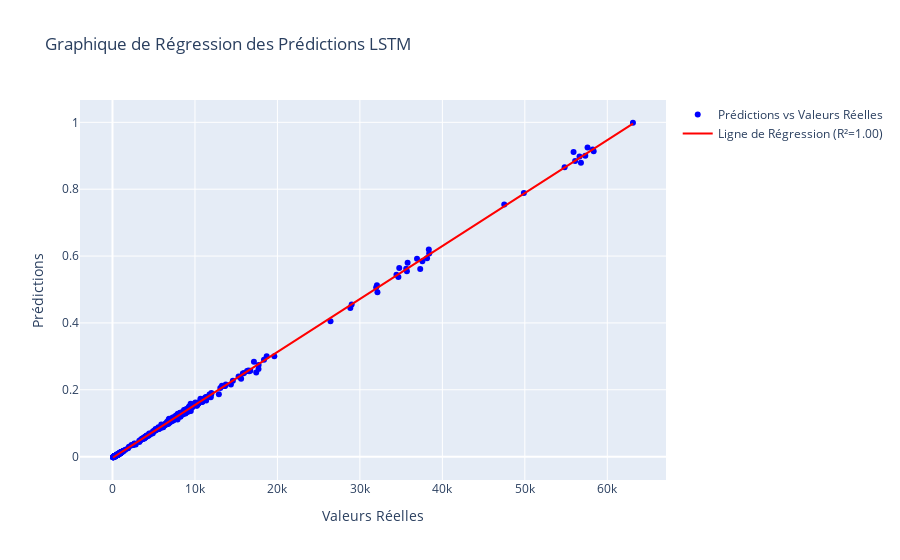

The notebook cell this image was saved under:
### Code cell
init_notebook_mode(connected=True)

# Assurez-vous que 'y_test_true' et 'y_pred' sont déjà définis dans votre espace de noms

# Calcul des points pour la ligne de régression
slope, intercept, r_value, p_value, std_err = scipy.stats.linregress(y_test_true, y_pred.ravel())
line = slope * np.array(y_test_true) + intercept

# graphique de régression avec un nuage de points et une ligne de régression
trace0 = go.Scatter(
    x=y_test_true,
    y=y_pred.ravel(),
    mode='markers',
    name='Prédictions vs Valeurs Réelles',
    marker=dict(color='blue')
)

trace1 = go.Scatter(
    x=y_test_true,
    y=line,
    mode='lines',
    name=f'Ligne de Régression (R²={r_value**2:.2f})',
    line=dict(color='red')
)

# Mise en page du graphique
layout = go.Layout(
    title='Graphique de Régression des Prédictions LSTM',
    xaxis=dict(title='Valeurs Réelles'),
    yaxis=dict(title='Prédictions'),
    showlegend=True
)

# Création de la figure et ajout  des traces
fig = go.Figure(data=[trace0, trace1], layout=layout)

# Afficher le graphique
iplot(fig)

### Figure 1 — Plotly figure (JSON) as saved in the notebook; plotly's stock layout.template omitted (floating-point values rounded to 4 significant figures; data arrays with more than 128 entries replaced by an {"elided": "..."} marker saying what was removed)
{"data": [{"marker": {"color": "blue"}, "mode": "markers", "name": "Prédictions vs Valeurs Réelles", "x": {"elided": "599 float values"}, "y": {"elided": "599 float values"}, "type": "scatter"}, {"line": {"color": "red"}, "mode": "lines", "name": "Ligne de Régression (R²=1.00)", "x": {"elided": "599 float values"}, "y": {"elided": "599 float values"}, "type": "scatter"}], "layout": {"showlegend": true, "title": {"text": "Graphique de Régression des Prédictions LSTM"}, "xaxis": {"title": {"text": "Valeurs Réelles"}, "type": "linear", "range": [-4138.0, 67320.0], "autorange": true}, "yaxis": {"title": {"text": "Prédictions"}, "type": "linear", "range": [-0.07509, 1.072], "autorange": true}, "autosize": true}}
